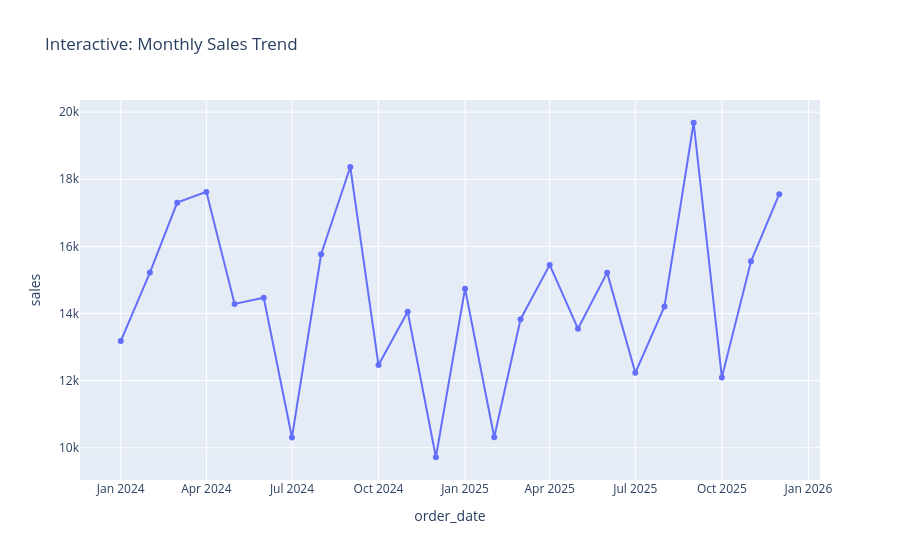

The code cell stored with this chart in its notebook:
### Code cell
# Interactive Plotly 2 — Monthly sales
fig = px.line(
    monthly,
    x="order_date",
    y="sales",
    markers=True,
    title="Interactive: Monthly Sales Trend"
)
fig.show()

### Figure 1 — Plotly figure (JSON) as saved in the notebook; plotly's stock layout.template omitted (floating-point values rounded to 4 significant figures)
{"data": [{"hovertemplate": "order_date=%{x}<br>sales=%{y}<extra></extra>", "legendgroup": "", "line": {"color": "#636efa", "dash": "solid"}, "marker": {"symbol": "circle"}, "mode": "lines+markers", "name": "", "orientation": "v", "showlegend": false, "type": "scatter", "x": ["2024-01-01T00:00:00", "2024-02-01T00:00:00", "2024-03-01T00:00:00", "2024-04-01T00:00:00", "2024-05-01T00:00:00", "2024-06-01T00:00:00", "2024-07-01T00:00:00", "2024-08-01T00:00:00", "2024-09-01T00:00:00", "2024-10-01T00:00:00", "2024-11-01T00:00:00", "2024-12-01T00:00:00", "2025-01-01T00:00:00", "2025-02-01T00:00:00", "2025-03-01T00:00:00", "2025-04-01T00:00:00", "2025-05-01T00:00:00", "2025-06-01T00:00:00", "2025-07-01T00:00:00", "2025-08-01T00:00:00", "2025-09-01T00:00:00", "2025-10-01T00:00:00", "2025-11-01T00:00:00", "2025-12-01T00:00:00"], "xaxis": "x", "y": [13180.0, 15220.0, 17300.0, 17620.0, 14290.0, 14470.0, 10310.0, 15770.0, 18370.0, 12460.0, 14060.0, 9717.0, 14740.0, 10310.0, 13830.0, 15450.0, 13550.0, 15220.0, 12230.0, 14210.0, 19680.0, 12100.0, 15550.0, 17560.0], "yaxis": "y"}], "layout": {"legend": {"tracegroupgap": 0}, "title": {"text": "Interactive: Monthly Sales Trend"}, "xaxis": {"anchor": "y", "domain": [0, 1], "title": {"text": "order_date"}}, "yaxis": {"anchor": "x", "domain": [0, 1], "title": {"text": "sales"}}}}
